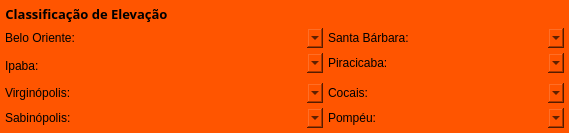
                         <widget class="QFrame" name="frame_52">
                          <property name="styleSheet">
                           <string notr="true">background-color: rgb(255, 85, 0);
border-radius: 12px;</string>
                          </property>
                          <property name="frameShape">
                           <enum>QFrame::StyledPanel</enum>
                          </property>
                          <property name="frameShadow">
                           <enum>QFrame::Raised</enum>
                          </property>
                          <layout class="QGridLayout" name="gridLayout_25">
                           <property name="leftMargin">
                            <number>5</number>
                           </property>
                           <property name="topMargin">
                            <number>5</number>
                           </property>
                           <property name="rightMargin">
                            <number>5</number>
                           </property>
                           <property name="bottomMargin">
                            <number>5</number>
                           </property>
                           <property name="spacing">
                            <number>5</number>
                           </property>
                           <item row="4" column="1">
                            <widget class="QComboBox" name="comboBox_tipologia_17">
                             <property name="minimumSize">
                              <size>
                               <width>150</width>
                               <height>20</height>
                              </size>
                             </property>
                             <property name="frame">
                              <bool>false</bool>
                             </property>
                            </widget>
                           </item>
                           <item row="1" column="2">
                            <widget class="QLabel" name="label_100">
                             <property name="font">
                              <font/>
                             </property>
                             <property name="text">
                              <string>Santa Bárbara:</string>
                             </property>
                            </widget>
                           </item>
                           <item row="1" column="1">
                            <widget class="QComboBox" name="comboBox_tipologia_18">
                             <property name="minimumSize">
                              <size>
                               <width>150</width>
                               <height>20</height>
                              </size>
                             </property>
                             <property name="frame">
                              <bool>false</bool>
                             </property>
                            </widget>
                           </item>
                           <item row="2" column="2">
                            <widget class="QLabel" name="label_59">
                             <property name="font">
                              <font/>
                             </property>
                             <property name="text">
                              <string>Piracicaba:</string>
                             </property>
                            </widget>
                           </item>
                           <item row="5" column="2">
                            <widget class="QLabel" name="label_101">
                             <property name="font">
                              <font/>
                             </property>
                             <property name="text">
                              <string>Pompéu:</string>
                             </property>
                            </widget>
                           </item>
                           <item row="5" column="1">
                            <widget class="QComboBox" name="comboBox_tipologia_19">
                             <property name="minimumSize">
                              <size>
                               <width>150</width>
                               <height>20</height>
                              </size>
                             </property>
                             <property name="frame">
                              <bool>false</bool>
                             </property>
                            </widget>
                           </item>
                           <item row="4" column="2">
                            <widget class="QLabel" name="label_103">
                             <property name="font">
                              <font/>
                             </property>
                             <property name="text">
                              <string>Cocais:</string>
                             </property>
                            </widget>
                           </item>
                           <item row="2" column="0" rowspan="2">
                            <widget class="QLabel" name="label_102">
                             <property name="font">
                              <font/>
                             </property>
                             <property name="text">
                              <string>Ipaba:</string>
                             </property>
                            </widget>
                           </item>
                           <item row="2" column="1">
                            <widget class="QComboBox" name="comboBox_tipologia_20">
                             <property name="minimumSize">
                              <size>
                               <width>150</width>
                               <height>20</height>
                              </size>
                             </property>
                             <property name="frame">
                              <bool>false</bool>
                             </property>
                            </widget>
                           </item>
                           <item row="4" column="0">
                            <widget class="QLabel" name="label_104">
                             <property name="font">
                              <font/>
                             </property>
                             <property name="text">
                              <string>Virginópolis:</string>
                             </property>
                            </widget>
                           </item>
                           <item row="5" column="3">
                            <widget class="QComboBox" name="comboBox_tipologia_21">
                             <property name="minimumSize">
                              <size>
                               <width>150</width>
                               <height>20</height>
                              </size>
                             </property>
                             <property name="frame">
                              <bool>false</bool>
                             </property>
                            </widget>
                           </item>
                           <item row="5" column="0">
                            <widget class="QLabel" name="label_105">
                             <property name="font">
                              <font/>
                             </property>
                             <property name="text">
                              <string>Sabinópolis:</string>
                             </property>
                            </widget>
                           </item>
                           <item row="1" column="3">
                            <widget class="QComboBox" name="comboBox_tipologia_22">
                             <property name="minimumSize">
                              <size>
                               <width>150</width>
                               <height>20</height>
                              </size>
                             </property>
                             <property name="frame">
                              <bool>false</bool>
                             </property>
                            </widget>
                           </item>
                           <item row="2" column="3">
                            <widget class="QComboBox" name="comboBox_tipologia_24">
                             <property name="minimumSize">
                              <size>
                               <width>150</width>
                               <height>20</height>
                              </size>
                             </property>
                             <property name="frame">
                              <bool>false</bool>
                             </property>
                            </widget>
                           </item>
                           <item row="4" column="3">
                            <widget class="QComboBox" name="comboBox_tipologia_23">
                             <property name="minimumSize">
                              <size>
                               <width>150</width>
                               <height>20</height>
                              </size>
                             </property>
                             <property name="frame">
                              <bool>false</bool>
                             </property>
                            </widget>
                           </item>
                           <item row="0" column="0">
                            <widget class="QPushButton" name="pushButton_23">
                             <property name="font">
                              <font>
                               <family>Poppins SemiBold</family>
                               <pointsize>10</pointsize>
                               <weight>75</weight>
                               <bold>true</bold>
                              </font>
                             </property>
                             <property name="text">
                              <string>Classificação de Elevação</string>
                             </property>
                            </widget>
                           </item>
                           <item row="1" column="0">
                            <widget class="QLabel" name="label_106">
                             <property name="font">
                              <font/>
                             </property>
                             <property name="text">
                              <string>Belo Oriente:</string>
                             </property>
                            </widget>
                           </item>
                          </layout>
                         </widget>
